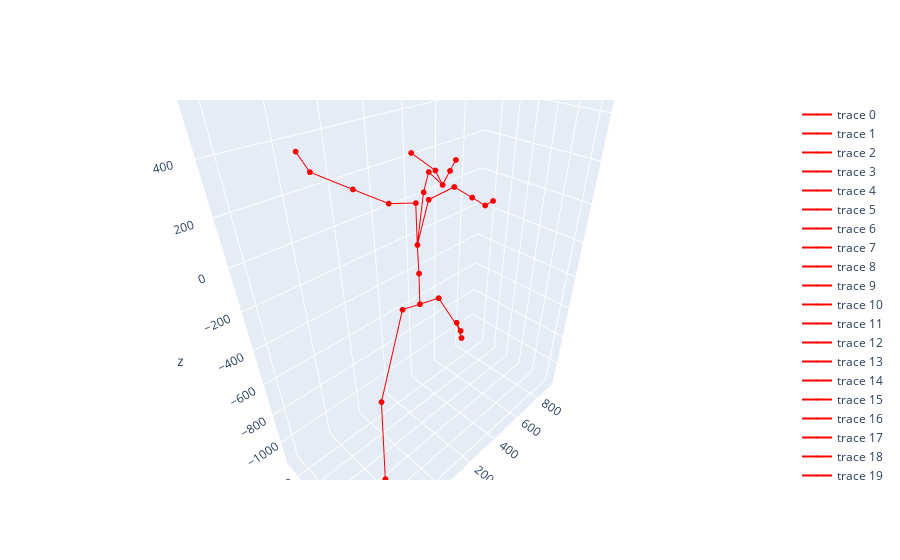
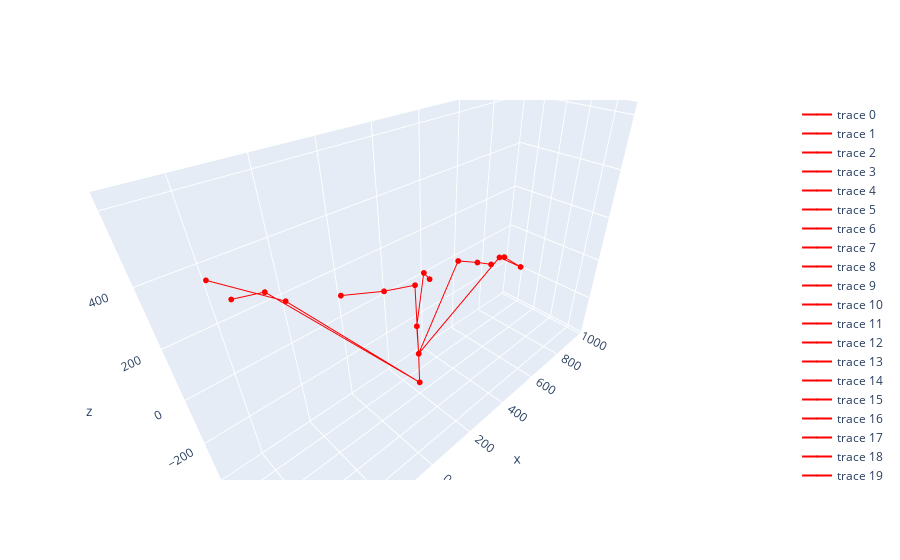

Notebook code for these charts, in order:
### Code cell
roll  = np.deg2rad(0) # actually, pitch
pitch = np.deg2rad(0) # actually, yaw
yaw   = np.deg2rad(0) # actually, roll
distance = 2000

R = np.matmul(
    rpy2rm(np.deg2rad(-90), np.deg2rad(-90), np.rad2deg(-90)),
    rpy2rm(roll, pitch, yaw)
)

translation = np.matmul(
    R,
    np.array([0, 0, distance]).reshape(-1, 1)
).reshape(-1, 1)

extrinsic = np.vstack([
    np.hstack([
        np.linalg.inv(R) ,
        np.array([0, 0, distance]).reshape(-1, 1)
    ]),
    np.array([0, 0, 0, 1])
])

f = 2
cx = 10
cy = 10
intrinsic = np.array([
    [f, 0, cx],
    [0, f, cy],
    [0, 0, 1]
])


IDX = -2
base_R = rpy2rm(np.deg2rad(-90), 0, 0)


landmark = openpose_data_list[IDX]

#landmark = np.matmul(base_R,landmark.T).T

landmark_2d = landmark.copy() * 100
landmark_2d = (landmark_2d - landmark_2d.min(axis=0))

bbox_size = 500
scale_factor = bbox_size / landmark_2d.max()
landmark_2d *= scale_factor

img_size = (512, 512)

img = np.zeros([*img_size, 3], dtype=np.uint8)

img = OpenPoseLandmark.draw_bodypose(img, landmark_2d.astype(int)[:, :2])
plt.imshow(img)
plt.show()

plot3d(
    np.matmul(base_R, pose_data_list[IDX].T).T,
    [
        25, 24, 23, 22, 0, 18, 19, 20, 21, 20, 19, 18, 0,
        1, 2, 11, 12, 13, 14, 15, 14, 13, 12, 11, 2, 
        4, 5, 6 ,7 , 8, 7, 6, 5, 4, 2, 3, 26,
        27, 30, 31, 30, 27, 28, 29
    ]
)

plot3d(
    np.matmul(base_R, pose_data_list[IDX].T).T,
    OpenPoseLandmark.CONN_PATH_LIST
)
'''
plot3d(
    OpenPoseLandmark.azurkinect2openpose(np.matmul(base_R, openpose_data_list[IDX].T).T),
    #landmark,
    OpenPoseLandmark.CONN_PATH_LIST
)
'''

rot_z_R = rpy2rm(0, 0, np.deg2rad(180))
rot_zy_R = rpy2rm(0, np.deg2rad(90), np.deg2rad(180))
rot_y_R = rpy2rm(0, np.deg2rad(90), 0)
rot_x_R = rpy2rm(np.deg2rad(90), 0, 0)
'''
plot3d(
    (rot_y_R @ landmark.T).T, OpenPoseLandmark.CONN_PATH_LIST
)

plot3d(
    (rot_zy_R @ landmark.T).T, OpenPoseLandmark.CONN_PATH_LIST
)

plot3d(
    (rot_y_R @ rot_z_R @ landmark.T).T, OpenPoseLandmark.CONN_PATH_LIST
)
'''

#plot(landmark[:, :2], OpenPoseLandmark.CONN_PATH_LIST)

### Figure 1 — Plotly figure (JSON) as saved in the notebook; plotly's stock layout.template omitted (floating-point values rounded to 4 significant figures)
{"data": [{"line": {"color": "red"}, "marker": {"color": "red", "size": 2}, "mode": "lines+markers+text", "type": "scatter3d", "x": [-344.3, -229.1], "y": [1671.0, 1791.0], "z": [-1066.0, -998.7]}, {"line": {"color": "red"}, "marker": {"color": "red", "size": 2}, "mode": "lines+markers+text", "type": "scatter3d", "x": [-229.1, -153.9], "y": [1791.0, 1870.0], "z": [-998.7, -611.5]}, {"line": {"color": "red"}, "marker": {"color": "red", "size": 2}, "mode": "lines+markers+text", "type": "scatter3d", "x": [-153.9, 141.1], "y": [1870.0, 2053.0], "z": [-611.5, -381.5]}, {"line": {"color": "red"}, "marker": {"color": "red", "size": 2}, "mode": "lines+markers+text", "type": "scatter3d", "x": [141.1, 220.9], "y": [2053.0, 2022.0], "z": [-381.5, -376.4]}, {"line": {"color": "red"}, "marker": {"color": "red", "size": 2}, "mode": "lines+markers+text", "type": "scatter3d", "x": [220.9, 309.4], "y": [2022.0, 1988.0], "z": [-376.4, -370.8]}, {"line": {"color": "red"}, "marker": {"color": "red", "size": 2}, "mode": "lines+markers+text", "type": "scatter3d", "x": [309.4, 526.1], "y": [1988.0, 2030.0], "z": [-370.8, -724.2]}, {"line": {"color": "red"}, "marker": {"color": "red", "size": 2}, "mode": "lines+markers+text", "type": "scatter3d", "x": [526.1, 762.2], "y": [2030.0, 2266.0], "z": [-724.2, -941.1]}, {"line": {"color": "red"}, "marker": {"color": "red", "size": 2}, "mode": "lines+markers+text", "type": "scatter3d", "x": [762.2, 834.2], "y": [2266.0, 2281.0], "z": [-941.1, -1122.0]}, {"line": {"color": "red"}, "marker": {"color": "red", "size": 2}, "mode": "lines+markers+text", "type": "scatter3d", "x": [834.2, 762.2], "y": [2281.0, 2266.0], "z": [-1122.0, -941.1]}, {"line": {"color": "red"}, "marker": {"color": "red", "size": 2}, "mode": "lines+markers+text", "type": "scatter3d", "x": [762.2, 526.1], "y": [2266.0, 2030.0], "z": [-941.1, -724.2]}, {"line": {"color": "red"}, "marker": {"color": "red", "size": 2}, "mode": "lines+markers+text", "type": "scatter3d", "x": [526.1, 309.4], "y": [2030.0, 1988.0], "z": [-724.2, -370.8]}, {"line": {"color": "red"}, "marker": {"color": "red", "size": 2}, "mode": "lines+markers+text", "type": "scatter3d", "x": [309.4, 220.9], "y": [1988.0, 2022.0], "z": [-370.8, -376.4]}, {"line": {"color": "red"}, "marker": {"color": "red", "size": 2}, "mode": "lines+markers+text", "type": "scatter3d", "x": [220.9, 202.6], "y": [2022.0, 2005.0], "z": [-376.4, -192.5]}, {"line": {"color": "red"}, "marker": {"color": "red", "size": 2}, "mode": "lines+markers+text", "type": "scatter3d", "x": [202.6, 191.0], "y": [2005.0, 1999.0], "z": [-192.5, -44.64]}, {"line": {"color": "red"}, "marker": {"color": "red", "size": 2}, "mode": "lines+markers+text", "type": "scatter3d", "x": [191.0, 180.0], "y": [1999.0, 1991.0], "z": [-44.64, 146.4]}, {"line": {"color": "red"}, "marker": {"color": "red", "size": 2}, "mode": "lines+markers+text", "type": "scatter3d", "x": [180.0, 48.92], "y": [1991.0, 1994.0], "z": [146.4, 185.6]}, {"line": {"color": "red"}, "marker": {"color": "red", "size": 2}, "mode": "lines+markers+text", "type": "scatter3d", "x": [48.92, -175.2], "y": [1994.0, 1885.0], "z": [185.6, 339.6]}, {"line": {"color": "red"}, "marker": {"color": "red", "size": 2}, "mode": "lines+markers+text", "type": "scatter3d", "x": [-175.2, -361.5], "y": [1885.0, 1793.0], "z": [339.6, 468.3]}, {"line": {"color": "red"}, "marker": {"color": "red", "size": 2}, "mode": "lines+markers+text", "type": "scatter3d", "x": [-361.5, -417.9], "y": [1793.0, 1743.0], "z": [468.3, 545.2]}, {"line": {"color": "red"}, "marker": {"color": "red", "size": 2}, "mode": "lines+markers+text", "type": "scatter3d", "x": [-417.9, -361.5], "y": [1743.0, 1793.0], "z": [545.2, 468.3]}, {"line": {"color": "red"}, "marker": {"color": "red", "size": 2}, "mode": "lines+markers+text", "type": "scatter3d", "x": [-361.5, -175.2], "y": [1793.0, 1885.0], "z": [468.3, 339.6]}, {"line": {"color": "red"}, "marker": {"color": "red", "size": 2}, "mode": "lines+markers+text", "type": "scatter3d", "x": [-175.2, 48.92], "y": [1885.0, 1994.0], "z": [339.6, 185.6]}, {"line": {"color": "red"}, "marker": {"color": "red", "size": 2}, "mode": "lines+markers+text", "type": "scatter3d", "x": [48.92, 180.0], "y": [1994.0, 1991.0], "z": [185.6, 146.4]}, {"line": {"color": "red"}, "marker": {"color": "red", "size": 2}, "mode": "lines+markers+text", "type": "scatter3d", "x": [180.0, 191.0], "y": [1991.0, 1999.0], "z": [146.4, -44.64]}, {"line": {"color": "red"}, "marker": {"color": "red", "size": 2}, "mode": "lines+markers+text", "type": "scatter3d", "x": [191.0, 249.5], "y": [1999.0, 1991.0], "z": [-44.64, 138.2]}, {"line": {"color": "red"}, "marker": {"color": "red", "size": 2}, "mode": "lines+markers+text", "type": "scatter3d", "x": [249.5, 398.0], "y": [1991.0, 1992.0], "z": [138.2, 147.2]}, {"line": {"color": "red"}, "marker": {"color": "red", "size": 2}, "mode": "lines+markers+text", "type": "scatter3d", "x": [398.0, 627.3], "y": [1992.0, 2084.0], "z": [147.2, -0.1529]}, {"line": {"color": "red"}, "marker": {"color": "red", "size": 2}, "mode": "lines+markers+text", "type": "scatter3d", "x": [627.3, 820.8], "y": [2084.0, 2154.0], "z": [-0.1529, -126.3]}, {"line": {"color": "red"}, "marker": {"color": "red", "size": 2}, "mode": "lines+markers+text", "type": "scatter3d", "x": [820.8, 917.3], "y": [2154.0, 2178.0], "z": [-126.3, -139.2]}, {"line": {"color": "red"}, "marker": {"color": "red", "size": 2}, "mode": "lines+markers+text", "type": "scatter3d", "x": [917.3, 820.8], "y": [2178.0, 2154.0], "z": [-139.2, -126.3]}, {"line": {"color": "red"}, "marker": {"color": "red", "size": 2}, "mode": "lines+markers+text", "type": "scatter3d", "x": [820.8, 627.3], "y": [2154.0, 2084.0], "z": [-126.3, -0.1529]}, {"line": {"color": "red"}, "marker": {"color": "red", "size": 2}, "mode": "lines+markers+text", "type": "scatter3d", "x": [627.3, 398.0], "y": [2084.0, 1992.0], "z": [-0.1529, 147.2]}, {"line": {"color": "red"}, "marker": {"color": "red", "size": 2}, "mode": "lines+markers+text", "type": "scatter3d", "x": [398.0, 249.5], "y": [1992.0, 1991.0], "z": [147.2, 138.2]}, {"line": {"color": "red"}, "marker": {"color": "red", "size": 2}, "mode": "lines+markers+text", "type": "scatter3d", "x": [249.5, 191.0], "y": [1991.0, 1999.0], "z": [138.2, -44.64]}, {"line": {"color": "red"}, "marker": {"color": "red", "size": 2}, "mode": "lines+markers+text", "type": "scatter3d", "x": [191.0, 219.4], "y": [1999.0, 1989.0], "z": [-44.64, 179.2]}, {"line": {"color": "red"}, "marker": {"color": "red", "size": 2}, "mode": "lines+markers+text", "type": "scatter3d", "x": [219.4, 229.9], "y": [1989.0, 1971.0], "z": [179.2, 261.7]}, {"line": {"color": "red"}, "marker": {"color": "red", "size": 2}, "mode": "lines+markers+text", "type": "scatter3d", "x": [229.9, 151.3], "y": [1971.0, 1824.0], "z": [261.7, 276.8]}, {"line": {"color": "red"}, "marker": {"color": "red", "size": 2}, "mode": "lines+markers+text", "type": "scatter3d", "x": [151.3, 148.5], "y": [1824.0, 1856.0], "z": [276.8, 319.7]}, {"line": {"color": "red"}, "marker": {"color": "red", "size": 2}, "mode": "lines+markers+text", "type": "scatter3d", "x": [148.5, 161.2], "y": [1856.0, 1990.0], "z": [319.7, 345.3]}, {"line": {"color": "red"}, "marker": {"color": "red", "size": 2}, "mode": "lines+markers+text", "type": "scatter3d", "x": [161.2, 148.5], "y": [1990.0, 1856.0], "z": [345.3, 319.7]}, {"line": {"color": "red"}, "marker": {"color": "red", "size": 2}, "mode": "lines+markers+text", "type": "scatter3d", "x": [148.5, 151.3], "y": [1856.0, 1824.0], "z": [319.7, 276.8]}, {"line": {"color": "red"}, "marker": {"color": "red", "size": 2}, "mode": "lines+markers+text", "type": "scatter3d", "x": [151.3, 197.1], "y": [1824.0, 1833.0], "z": [276.8, 311.5]}, {"line": {"color": "red"}, "marker": {"color": "red", "size": 2}, "mode": "lines+markers+text", "type": "scatter3d", "x": [197.1, 306.7], "y": [1833.0, 1906.0], "z": [311.5, 304.5]}], "layout": {"scene": {"camera": {"eye": {"x": -1, "y": -1, "z": 1}}}}}

### Figure 2 — Plotly figure (JSON) as saved in the notebook; plotly's stock layout.template omitted (floating-point values rounded to 4 significant figures)
{"data": [{"line": {"color": "red"}, "marker": {"color": "red", "size": 2}, "mode": "lines+markers+text", "type": "scatter3d", "x": [-505.9, -361.5], "y": [1745.0, 1793.0], "z": [612.1, 468.3]}, {"line": {"color": "red"}, "marker": {"color": "red", "size": 2}, "mode": "lines+markers+text", "type": "scatter3d", "x": [-361.5, 220.9], "y": [1793.0, 2022.0], "z": [468.3, -376.4]}, {"line": {"color": "red"}, "marker": {"color": "red", "size": 2}, "mode": "lines+markers+text", "type": "scatter3d", "x": [220.9, -417.9], "y": [2022.0, 1743.0], "z": [-376.4, 545.2]}, {"line": {"color": "red"}, "marker": {"color": "red", "size": 2}, "mode": "lines+markers+text", "type": "scatter3d", "x": [-417.9, -471.7], "y": [1743.0, 1763.0], "z": [545.2, 546.0]}, {"line": {"color": "red"}, "marker": {"color": "red", "size": 2}, "mode": "lines+markers+text", "type": "scatter3d", "x": [-471.7, -417.9], "y": [1763.0, 1743.0], "z": [546.0, 545.2]}, {"line": {"color": "red"}, "marker": {"color": "red", "size": 2}, "mode": "lines+markers+text", "type": "scatter3d", "x": [-417.9, 220.9], "y": [1743.0, 2022.0], "z": [545.2, -376.4]}, {"line": {"color": "red"}, "marker": {"color": "red", "size": 2}, "mode": "lines+markers+text", "type": "scatter3d", "x": [220.9, 202.6], "y": [2022.0, 2005.0], "z": [-376.4, -192.5]}, {"line": {"color": "red"}, "marker": {"color": "red", "size": 2}, "mode": "lines+markers+text", "type": "scatter3d", "x": [202.6, 191.0], "y": [2005.0, 1999.0], "z": [-192.5, -44.64]}, {"line": {"color": "red"}, "marker": {"color": "red", "size": 2}, "mode": "lines+markers+text", "type": "scatter3d", "x": [191.0, 219.4], "y": [1999.0, 1989.0], "z": [-44.64, 179.2]}, {"line": {"color": "red"}, "marker": {"color": "red", "size": 2}, "mode": "lines+markers+text", "type": "scatter3d", "x": [219.4, 249.5], "y": [1989.0, 1991.0], "z": [179.2, 138.2]}, {"line": {"color": "red"}, "marker": {"color": "red", "size": 2}, "mode": "lines+markers+text", "type": "scatter3d", "x": [249.5, 219.4], "y": [1991.0, 1989.0], "z": [138.2, 179.2]}, {"line": {"color": "red"}, "marker": {"color": "red", "size": 2}, "mode": "lines+markers+text", "type": "scatter3d", "x": [219.4, 191.0], "y": [1989.0, 1999.0], "z": [179.2, -44.64]}, {"line": {"color": "red"}, "marker": {"color": "red", "size": 2}, "mode": "lines+markers+text", "type": "scatter3d", "x": [191.0, 202.6], "y": [1999.0, 2005.0], "z": [-44.64, -192.5]}, {"line": {"color": "red"}, "marker": {"color": "red", "size": 2}, "mode": "lines+markers+text", "type": "scatter3d", "x": [202.6, 398.0], "y": [2005.0, 1992.0], "z": [-192.5, 147.2]}, {"line": {"color": "red"}, "marker": {"color": "red", "size": 2}, "mode": "lines+markers+text", "type": "scatter3d", "x": [398.0, 627.3], "y": [1992.0, 2084.0], "z": [147.2, -0.1529]}, {"line": {"color": "red"}, "marker": {"color": "red", "size": 2}, "mode": "lines+markers+text", "type": "scatter3d", "x": [627.3, 820.8], "y": [2084.0, 2154.0], "z": [-0.1529, -126.3]}, {"line": {"color": "red"}, "marker": {"color": "red", "size": 2}, "mode": "lines+markers+text", "type": "scatter3d", "x": [820.8, 627.3], "y": [2154.0, 2084.0], "z": [-126.3, -0.1529]}, {"line": {"color": "red"}, "marker": {"color": "red", "size": 2}, "mode": "lines+markers+text", "type": "scatter3d", "x": [627.3, 398.0], "y": [2084.0, 1992.0], "z": [-0.1529, 147.2]}, {"line": {"color": "red"}, "marker": {"color": "red", "size": 2}, "mode": "lines+markers+text", "type": "scatter3d", "x": [398.0, 202.6], "y": [1992.0, 2005.0], "z": [147.2, -192.5]}, {"line": {"color": "red"}, "marker": {"color": "red", "size": 2}, "mode": "lines+markers+text", "type": "scatter3d", "x": [202.6, 917.3], "y": [2005.0, 2178.0], "z": [-192.5, -139.2]}, {"line": {"color": "red"}, "marker": {"color": "red", "size": 2}, "mode": "lines+markers+text", "type": "scatter3d", "x": [917.3, 962.6], "y": [2178.0, 2080.0], "z": [-139.2, -171.0]}, {"line": {"color": "red"}, "marker": {"color": "red", "size": 2}, "mode": "lines+markers+text", "type": "scatter3d", "x": [962.6, 956.0], "y": [2080.0, 2176.0], "z": [-171.0, -153.6]}, {"line": {"color": "red"}, "marker": {"color": "red", "size": 2}, "mode": "lines+markers+text", "type": "scatter3d", "x": [956.0, 962.6], "y": [2176.0, 2080.0], "z": [-153.6, -171.0]}, {"line": {"color": "red"}, "marker": {"color": "red", "size": 2}, "mode": "lines+markers+text", "type": "scatter3d", "x": [962.6, 917.3], "y": [2080.0, 2178.0], "z": [-171.0, -139.2]}, {"line": {"color": "red"}, "marker": {"color": "red", "size": 2}, "mode": "lines+markers+text", "type": "scatter3d", "x": [917.3, 202.6], "y": [2178.0, 2005.0], "z": [-139.2, -192.5]}, {"line": {"color": "red"}, "marker": {"color": "red", "size": 2}, "mode": "lines+markers+text", "type": "scatter3d", "x": [202.6, 180.0], "y": [2005.0, 1991.0], "z": [-192.5, 146.4]}, {"line": {"color": "red"}, "marker": {"color": "red", "size": 2}, "mode": "lines+markers+text", "type": "scatter3d", "x": [180.0, 48.92], "y": [1991.0, 1994.0], "z": [146.4, 185.6]}, {"line": {"color": "red"}, "marker": {"color": "red", "size": 2}, "mode": "lines+markers+text", "type": "scatter3d", "x": [48.92, -175.2], "y": [1994.0, 1885.0], "z": [185.6, 339.6]}], "layout": {"scene": {"camera": {"eye": {"x": -1, "y": -1, "z": 1}}}}}
